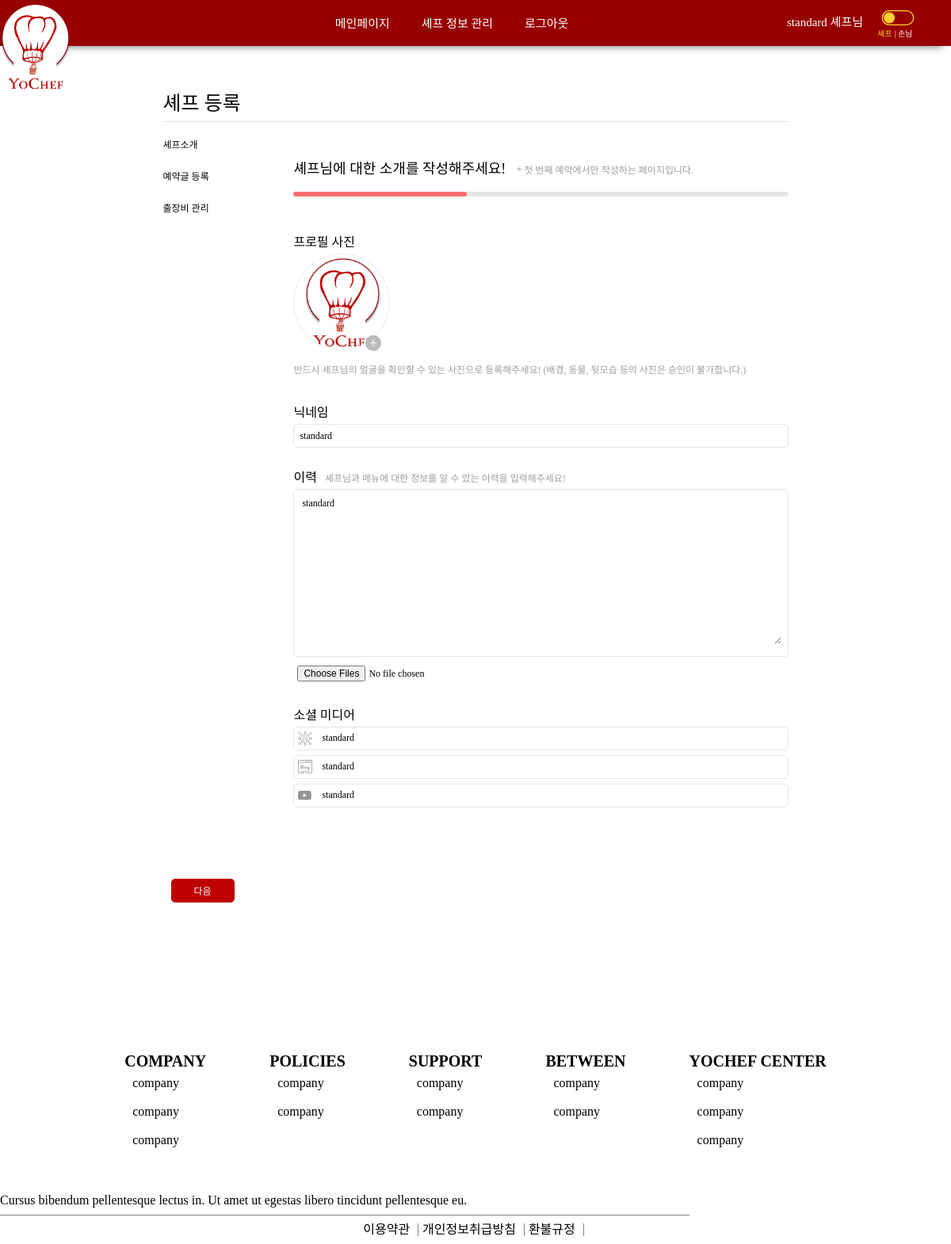
The page /chef/registerchef/1 (signed in) on the database as committed earlier.
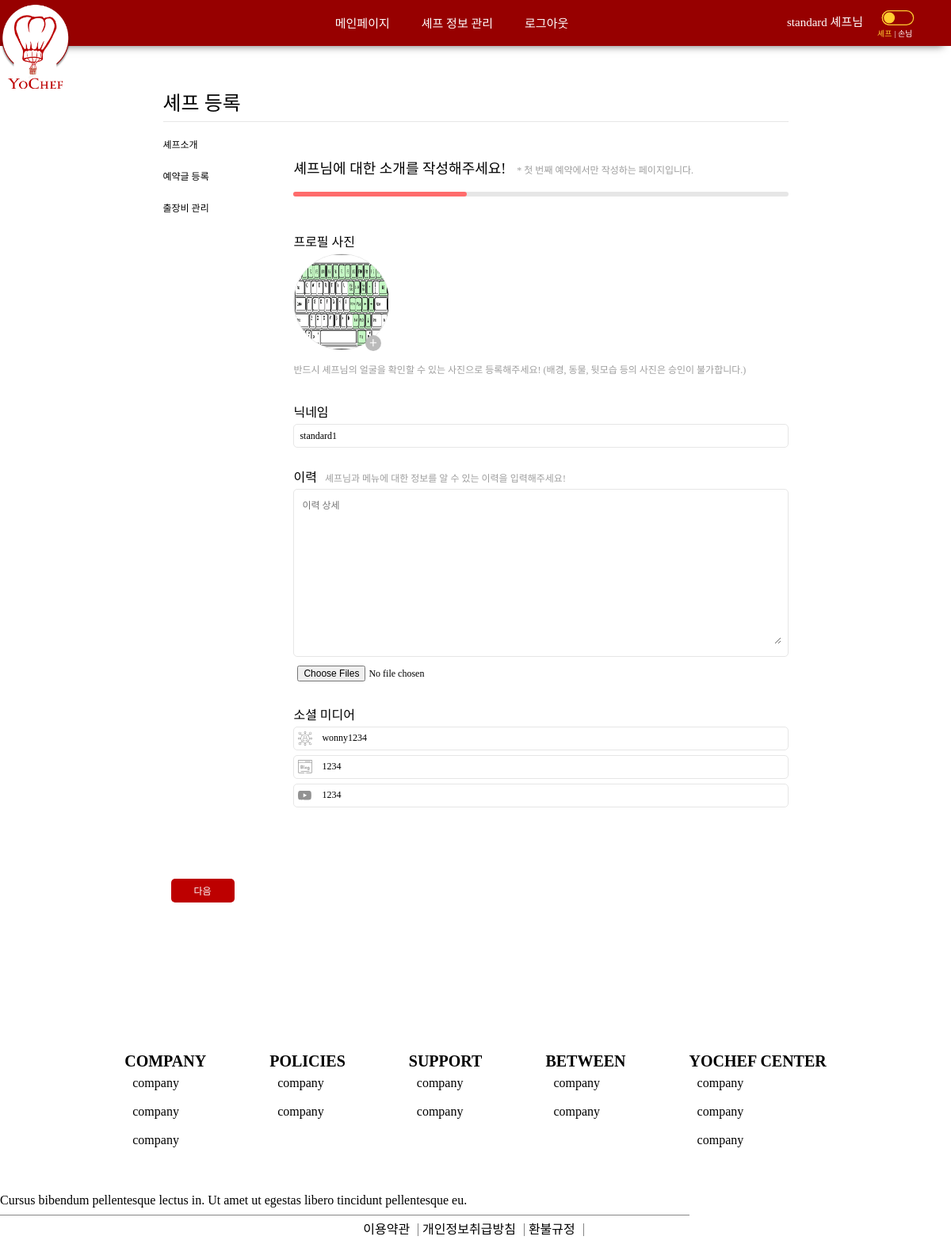
The same page on the database as committed later.
### public/models.py (models this page shows, shortened)
class File(models.Model):
	attachment = models.FileField(upload_to='media')
	category = models.IntegerField() # 1. chef profile, 2. chef spec, 3. course image, 4. post cover image
	chef = models.ForeignKey('chef.Chef', on_delete=models.CASCADE, null=True)
	post = models.ForeignKey('chef.Post', on_delete=models.CASCADE, null=True)
	course = models.ForeignKey('chef.Course', on_delete=models.CASCADE, null=True)
	order = models.IntegerField(null=True) # 파일 입력 순서
	uploadDate = models.DateTimeField(auto_now=True)

### chef/models.py (models this page shows, shortened)
class Chef(models.Model):
	customer = models.OneToOneField('customer.Customer', on_delete=models.CASCADE)
	nickname = models.CharField(max_length=20, null=True)
	spec = models.TextField(max_length=5000, null=True)
	snsLink = models.TextField(max_length = 500, null=True)
	blogLink = models.TextField(max_length = 500, null=True)
	youtubeLink = models.TextField(max_length = 500, null=True)
	registerDate = models.DateTimeField(auto_now_add=True)
	isLicensed = models.BooleanField(default=False)
	isSubmitted = models.BooleanField(default=False)

### chef/views.py (the view, shortened to what this page needs)
# urls.py: path('registerchef/<int:page_num>', views.registerChef, name="registerChef"),
def registerChef(request, page_num=1):
    if str(request.user) == "AnonymousUser":
        return redirect("/customer/login")
    customer = request.user.customer
    if page_num == 1:   # Load registerChef/1
        if Chef.objects.filter(customer=customer).exists():
            chef = customer.chef
        else:
            chef = Chef(customer=customer)
            chef.save()
        if File.objects.filter(chef=chef, category=1).exists():
            profileImage = File.objects.get(chef=chef, category=1)
        else:
            profileImage = File(chef=chef, category=1)
            profileImage.save()
        if Post.objects.filter(chef=chef).exists():
            post = chef.post
        else:
            post = Post(chef=chef)
            post.save()
        context = {
            "customer" : customer,
            "chef" : chef,
            "profileImage" : profileImage,
        }
        return render(request, 'registerChef_1.html', context)

### chef/templates/registerChef_1.html (shortened to what this page needs)
{% extends 'base.html' %}
{% load static %}
{% block style %}
 <link rel="stylesheet" href="{% static 'css/editChefProfile_1.css' %}">
{% endblock %}
{% block content %}
    <form onsubmit="return formCheck()" name="registerChef_1" action="{% url 'registerChef' '2' %}" method="POST" enctype="multipart/form-data">
        <div class="edit-chef-wrapper">
            {% include 'registerChef_side.html' %}
                <section class="edit-content">
                    <article class="register-header">
                        <h3>셰프님에 대한 소개를 작성해주세요!</h3>
                        <p class="header__p">* 첫 번째 예약에서만 작성하는 페이지입니다.</p>
                        <div class="status-bar-wrapper" style="width: 100%;">
                            <div class="status-bar" style="width: 35%"> </div>
                        </div>
                    </article>
                    <article class="edit-chef__profile">
                        <div class="profile-edit-wrapper">
                            <h4 class="profile__title">프로필 사진 </h4>
                            <div class="profile__img-container">
                                <img  onerror="this.src='{% static 'image/profile_default.png' %}';" class="profile--image" name="uploadImage" src="{{profileImage.attachment.url|default:""}}">
                                <img class="more--button" src="{% static 'image/more.png' %}" alt="">
                            </div>
                        </div>
                        <p class="notice_msg">반드시 셰프님의 얼굴을 확인할 수 있는 사진으로 등록해주세요! (배경, 동물, 뒷모습 등의 사진은 승인이 불가합니다.)</p>
                    </article>
                    <article class="edit-chef__nickname">
                        <h4>닉네임</h4>
                        <div class="input-wrapper nickname-edit-wrapper">
                            <input class="chef-nickname" onkeyup="counter()" name="nickname" type="text" placeholder="사용하실 닉네임을 입력해주세요." value={{chef.nickname|default:""}}>
                        </div>
                    </article>
                    <article class="edit-chef__spec">
                        <h4>이력</h4>
                        <div class="input-wrapper spec-edit-wrapper">
                            <textarea class="spec-input" name="spec" type="text" placeholder="이력 상세">{{chef.spec|default:""}}</textarea>
                        </div>
                        <input class="spec-input" name="specImage" type="file" accept="image/*" multiple>
                    </article>
                    <article class="edit-chef__social-media">
                        <h4>소셜 미디어</h4>
                        <div class="input-wrapper social-media__sns-link">
                            <img />
                            <input name="snsLink" type="text" placeholder="소셜미디어 아이디" value="{{chef.snsLink|default:""}}">
                        </div>
                        <div class="input-wrapper social-media__blog-link">
                            <img />
                            <input name="blogLink" type="text" placeholder="블로그 주소" value="{{chef.blogLink|default:""}}">
                        </div>
                        <div class="input-wrapper social-media__youtube-link">
                            <img />
                            <input name="youtubeLink" type="text" placeholder="유튜브 주소" value="{{chef.youtubeLink|default:""}}">
                        </div>
                    </article>
                </section>
            </div>
            <aside class="button">
                <button class="after-button" id="submitButton">다음</button>
            </aside>
        </div>
    </form>
    {% endblock %}

Rows that differ between the two databases and show on the page:
changed File: attachment: a different picture
changed Chef: nickname "standard" → "standard1"; snsLink "standard" → "wonny1234"; blogLink "standard" → "1234"; youtubeLink "standard" → "1234"; spec "standard" → (not shown)
